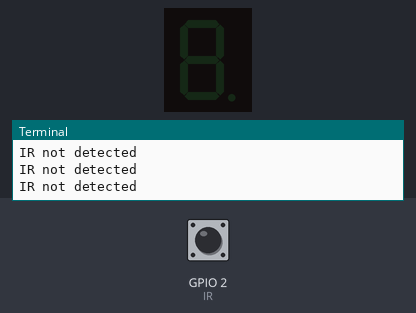
A program run on a simulated Raspberry Pi (BCM pin numbers). On the bench: 1-digit seven-segment display, the last lines printed to the terminal. The test bench sets the inputs (shaded band); at power-on: GPIO 2 (IR) HIGH. The segment pins are drawn as the display they are named for.

Above: at 1.2 s.
1.3 s: GPIO 2 (IR) pulled LOW for 3.2 s
At 5.7 s:
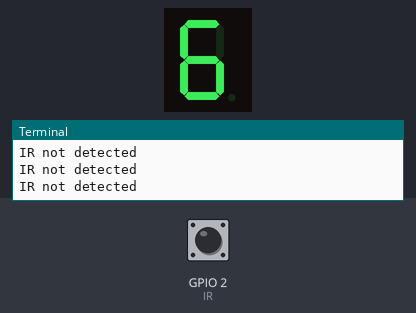
6.0 s: GPIO 2 (IR) pulled LOW for 0.6 s
At 8.2 s:
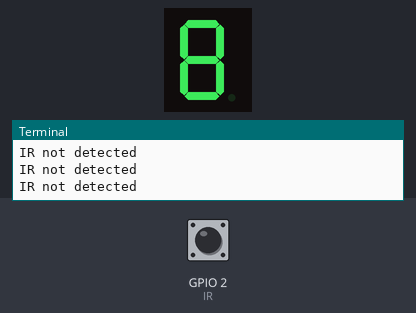
8.5 s: GPIO 2 (IR) pulled LOW for 1 s
At 9.3 s:
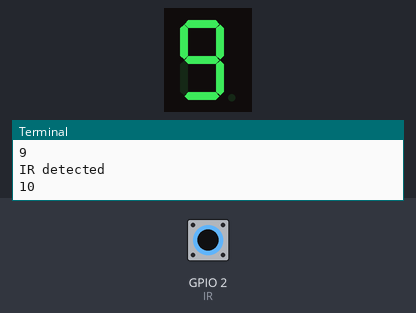
Timing chart, 0 to 11.5 s (numbered marks = the images above; inputs shaded):
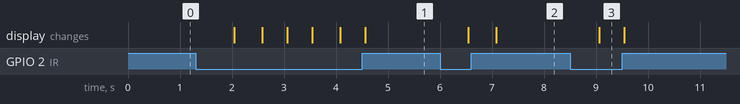

The program:

Production_Line_Control.py
```python
"""
Connect the Button1 one end to GPIO23
Connect the Button1 other end to GND
Connect the Button2 one end to GPIO17
Connect the Button2 other end to GND
Connect the Buzzer Anode to GPIO14
Connect the Buzzer Ground to GND
"""

import RPi.GPIO as GPIO
import time

GPIO.setmode(GPIO.BCM)
GPIO.setwarnings(False)
GPIO.cleanup()
a=14
b=15
c=18
d=23
e=24
f=25
g=8
dp=4
IR=2
GPIO.setup(IR,GPIO.IN)
GPIO.setup(a,GPIO.OUT)#a
GPIO.setup(b,GPIO.OUT)#b
GPIO.setup(c,GPIO.OUT)#c
GPIO.setup(d,GPIO.OUT)#d
GPIO.setup(e,GPIO.OUT)#e
GPIO.setup(f,GPIO.OUT)#f
GPIO.setup(g,GPIO.OUT)#g
GPIO.setup(dp,GPIO.OUT)#dp

# Put all the leds to off state
def OFF():
    GPIO.output(a,0)#a
    GPIO.output(b,0)#b
    GPIO.output(c,0)#c
    GPIO.output(d,0)#d
    GPIO.output(e,0)#e
    GPIO.output(f,0)#f
    GPIO.output(g,0)#g
    GPIO.output(dp,0)#dp

#define the function to display numbers
def zero():
    OFF()
    GPIO.output(a,1)
    GPIO.output(b,1)
    GPIO.output(c,1)
    GPIO.output(d,1)
    GPIO.output(e,1)
    GPIO.output(f,1)


def one():
    OFF()
    GPIO.output(b,1)
    GPIO.output(c,1)


def two():
    OFF()
    GPIO.output(a,1)
    GPIO.output(b,1)
    GPIO.output(g,1)
    GPIO.output(e,1)
    GPIO.output(d,1)


def three():
    OFF()
    GPIO.output(a,1)
    GPIO.output(b,1)
    GPIO.output(c,1)
    GPIO.output(d,1)
    GPIO.output(g,1)


def four():
    OFF()
    GPIO.output(b,1)
    GPIO.output(c,1)
    GPIO.output(f,1)
    GPIO.output(g,1)


def five():
    OFF()
    GPIO.output(a,1)
    GPIO.output(c,1)
    GPIO.output(d,1)
    GPIO.output(f,1)
    GPIO.output(g,1)


def six():
    OFF()
    GPIO.output(e,1)
    GPIO.output(a,1)
    GPIO.output(c,1)
    GPIO.output(d,1)
    GPIO.output(f,1)
    GPIO.output(g,1)


def seven():
    OFF()
    GPIO.output(a,1)
    GPIO.output(b,1)
    GPIO.output(c,1)


def eight():
    OFF()
    GPIO.output(a,1)
    GPIO.output(b,1)
    GPIO.output(c,1)
    GPIO.output(d,1)
    GPIO.output(e,1)
    GPIO.output(f,1)
    GPIO.output(g,1)


def nine():
    OFF()
    GPIO.output(a,1)
    GPIO.output(b,1)
    GPIO.output(c,1)
    GPIO.output(d,1)
    GPIO.output(f,1)
    GPIO.output(g,1)

count = 0
while True:

    if GPIO.input(IR) == 0:
        print("IR detected")
        count = count + 1
        print(count)
        time.sleep(0.5)
        if count==1:
            one()
        elif count==2:
            two()
        elif count==3:
            three()
        elif count==4:
            four()
        elif count==5:
            five()
        elif count==6:
            six()
        elif count==7:
            seven()
        elif count==8:
            eight()
        elif count==9:
            nine()
        else:
            OFF()
    else:
        print("IR not detected")
        time.sleep(0.5)
```

Measured:
- after the input at 1.3 s, the display: first changes after 0.74 s (image 1 shows a later state)
- after the input at 6.0 s, the display: first changes after 0.54 s (image 2 shows a later state)
- after the input at 8.5 s, the display: changes after 0.56 s (image 3)
